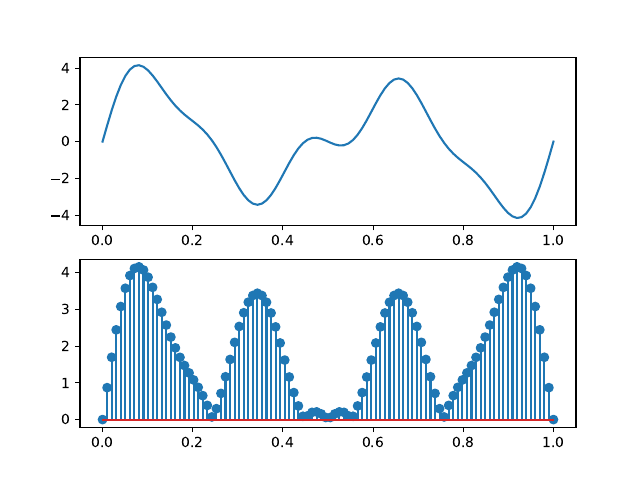

The script that saved this image:
import numpy as np
import matplotlib.pyplot as plt
from matplotlib.backends.backend_pdf import PdfPages
import cv2

def colorize_graphic(y):
    colors = []
    
    for z in y:
        distance = np.sqrt(np.real(z)**2 + np.imag(z)**2) 

        h = 1 # Hue
        s = 255 # Full saturation
        v = 255 - int(distance * 60) # Luminosity
        hsv = np.uint8([[[h, s, v]]])
        rgb = cv2.cvtColor(hsv, cv2.COLOR_HSV2RGB)
        hex_red = hex(rgb[0][0][0])[2:] if len(hex(rgb[0][0][0])[2:]) == 2 else f"0{hex(rgb[0][0][0])[2:]}"
        hex_green = hex(rgb[0][0][1])[2:] if len(hex(rgb[0][0][1])[2:]) == 2 else f"0{hex(rgb[0][0][1])[2:]}"
        hex_blue = hex(rgb[0][0][2])[2:] if len(hex(rgb[0][0][2])[2:]) == 2 else f"0{hex(rgb[0][0][2])[2:]}"
        
        colors.append(f"#{hex_red}{hex_green}{hex_blue}")
    
    return colors

pdf = []
pdfDoc = PdfPages('p03.pdf')

N = 100
t = np.linspace(0, 1, N)
signal = 3 * np.sin(2 * np.pi * 2 * t) + 0.9 * np.sin(2 * np.pi * 5 * t) + 1.1 * np.sin(2 * np.pi * 3 * t)

omega = [2, 5, 3]

fig, axs = plt.subplots(2)
axs[0].plot(t, signal)

f_signal = np.zeros(N, dtype=complex)
for i in range(N):
    f_signal[i] = signal[i] * np.exp(-2j * np.pi * i / N)
    
axs[1].stem(t, np.abs(f_signal))

pdf.append(fig)
fig.savefig('p03.01.png')

fig, axs = plt.subplots(len(omega))

for omega_i in range(len(omega)):
    f_z = np.zeros(N, dtype=complex)
    for i in range(N):
        f_z[i] = signal[i] * np.exp(-2j * np.pi * i * omega[omega_i] / N)
        
    # colors = colorize_graphic(f_z)
        
    axs[omega_i].grid()
    axs[omega_i].set_title(f"Omega = {omega[omega_i]}")
    # for k in range(N):
    #     axs[omega_i].scatter(f_z[k].real, f_z[k].imag, c=colors[k])
    
    axs[omega_i].plot(f_z.real, f_z.imag)

pdf.append(fig)
fig.savefig('p03.02.png')


for page in pdf:
    pdfDoc.savefig(page)
pdfDoc.close()